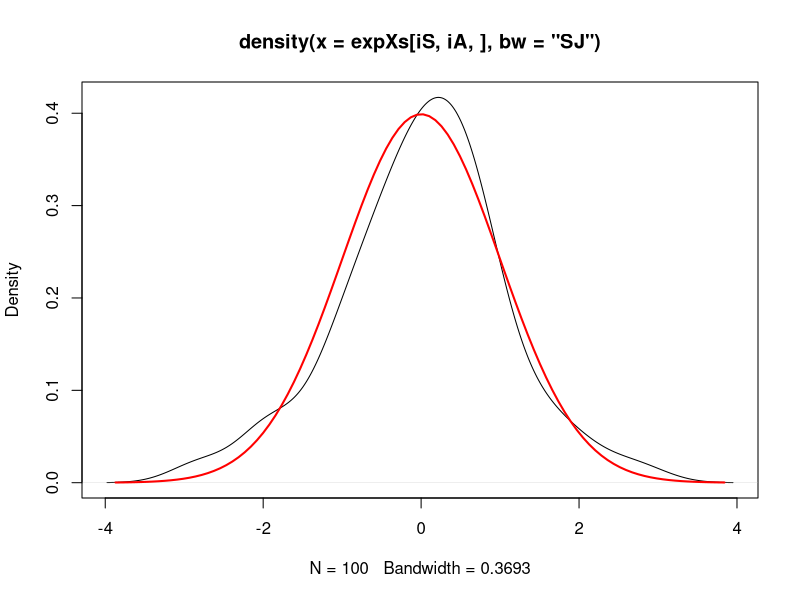
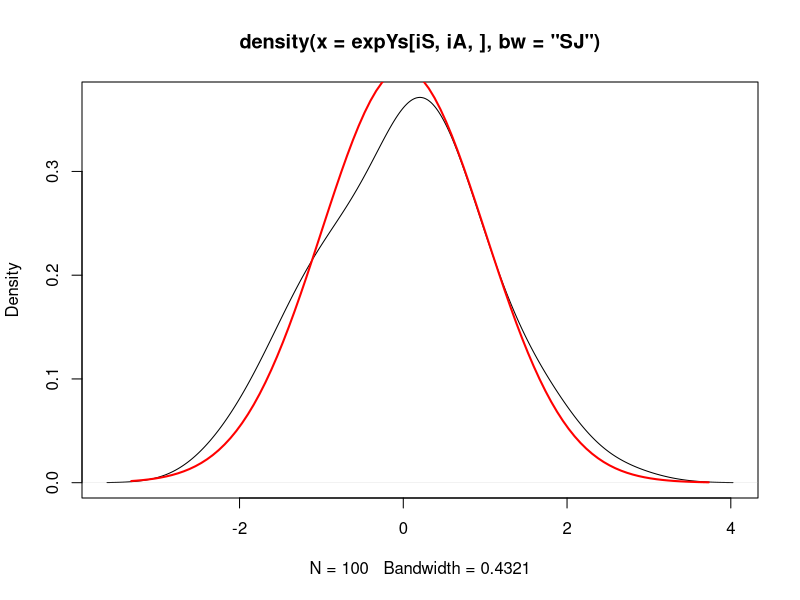
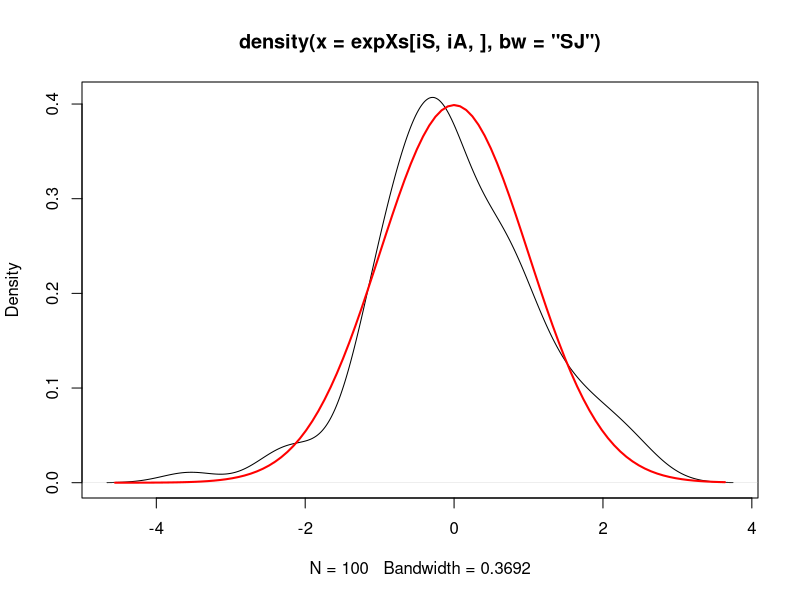
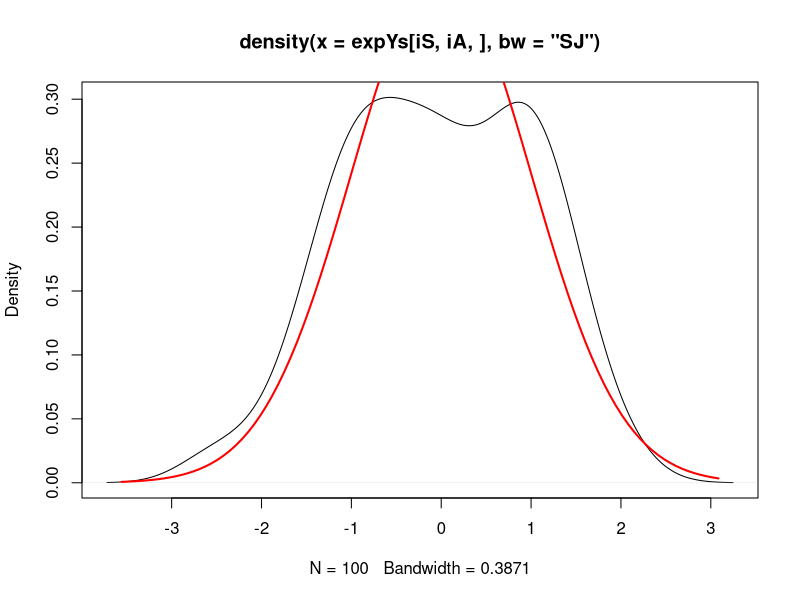
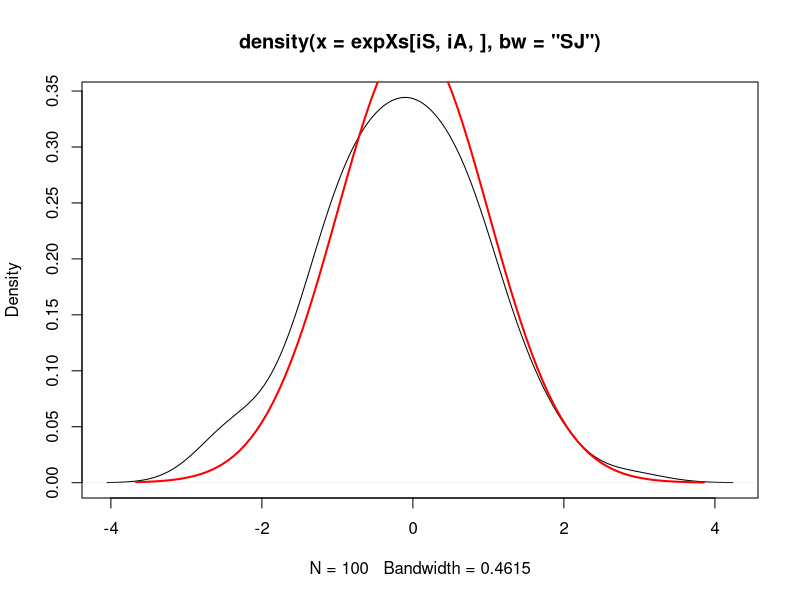
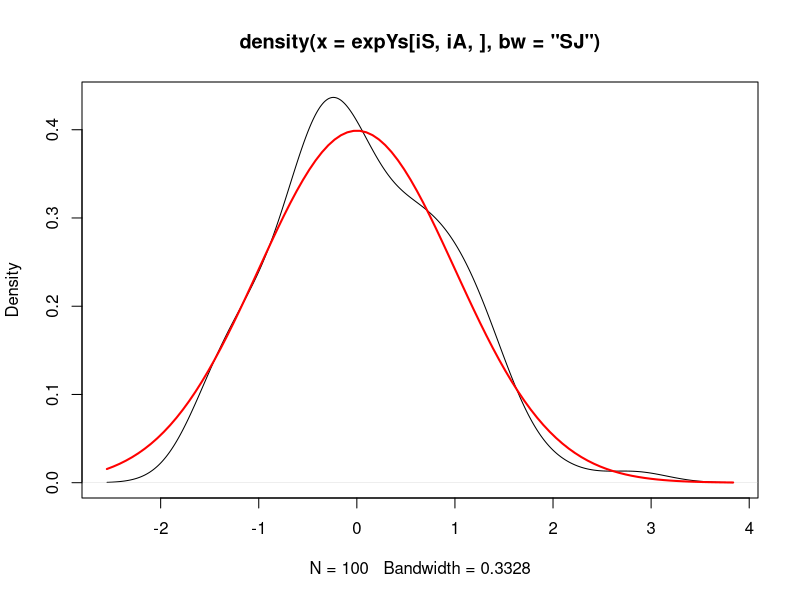
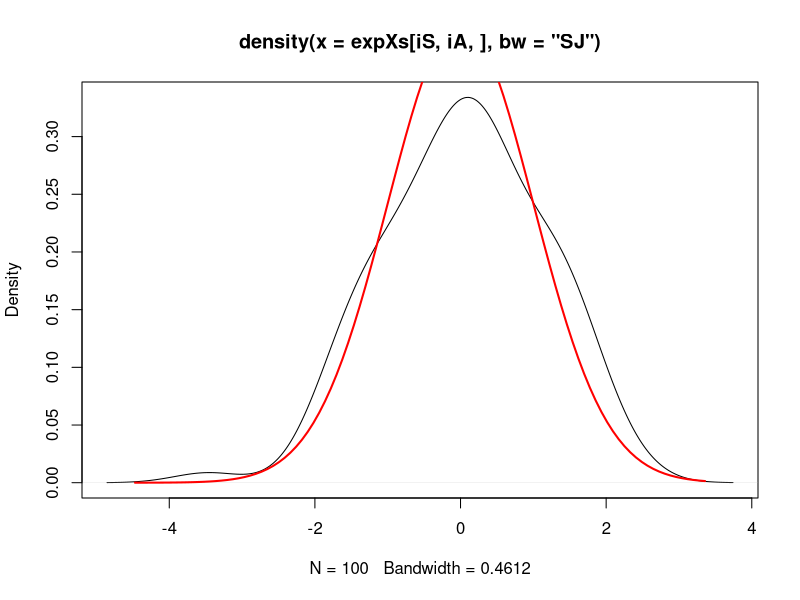
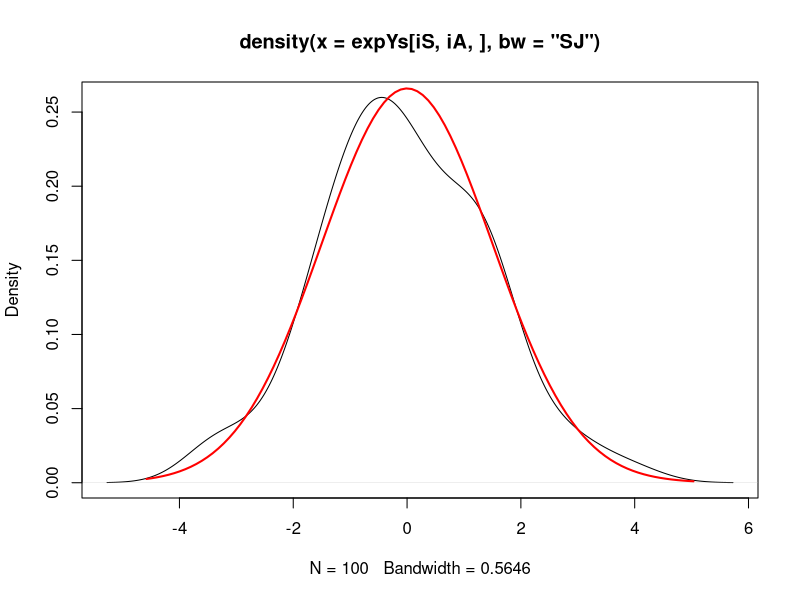

Here is the R script that generated these plots, in order:
# Here we study the convergence of the Zig-Zag algorithm for N((0,0), (1, a, a, s^2))

# The values of s to consider
Ss <- c(1, 1.5)

# The values of a to consider
As <- c(0, 0.25, 0.5)

# The number of experiments for each s and a
N <- 100

# Finctions f to use to evaluate convergence
Fs <- c(
  function (x, y) { abs(x); },
  function (x, y) { x^2; },
  function (x, y) { 1 / sqrt(abs(x)); },
  function (x, y) { abs(y); },
  function (x, y) { y^2; },
  function (x, y) { 1 / sqrt(abs(y)); },
  function (x, y) { abs(x * y); }
)

# Explicit integrals of these functions
# We will need int [t from 0 to tau] f(x0 + theta_x t, y0 + theta_y t) dt
# When f depends on, say, x only, this becomes
#              int [t from 0 to tau] f(x0 + theta t) dt =
#              int [x from x0 to x1] f(x) / theta dx =
#              theta * (F(x1) - F(x0)),
# where F(x) = int f(x) dx
IFs <- c(
  function (x0, y0, x1, y1, theta_x, theta_y, tau) { theta_x * (x1 * abs(x1) - x0 * abs(x0)) / 2; },
  function (x0, y0, x1, y1, theta_x, theta_y, tau) { theta_x * (x1^3 - x0^3) / 3; },
  function (x0, y0, x1, y1, theta_x, theta_y, tau) { theta_x * (sign(x1) * sqrt(abs(x1)) - sign(x0) * sqrt(abs(x0))) * 2; },
  function (x0, y0, x1, y1, theta_x, theta_y, tau) { theta_y * (y1 * abs(y1) - y0 * abs(y0)) / 2; },
  function (x0, y0, x1, y1, theta_x, theta_y, tau) { theta_y * (y1^3 - y0^3) / 3; },
  function (x0, y0, x1, y1, theta_x, theta_y, tau) { theta_y * (sign(y1) * sqrt(abs(y1)) - sign(y0) * sqrt(abs(y0))) * 2; },
  function (x0, y0, x1, y1, theta_x, theta_y, tau) {
    boundaries <- sort(c(-x0 / theta_x, -y0 / theta_y))
    boundaries <- boundaries[which(boundaries > 0 & boundaries < tau)]
    boundaries <- c(0, boundaries, tau)
    i <- 1
    t0 <- 0
    if (x0 == 0 || y0 == 0) {
      s <- sign((x0 + theta_x * boundaries[2]) * (y0 + theta_y * boundaries[2]))
    }
    else {
      s <- sign(x0 * y0)
    }
    integral <- 0
    while (i < length(boundaries)) {
      t1 <- boundaries[i + 1]
      integral <- integral + s * (x0 * y0 * (t1 - t0) + (theta_x * y0 + theta_y * x0) * (t1^2 - t0^2) / 2 + theta_x * theta_y * (t1^3 - t0^3) / 3)
      s <- -s
      t0 <- t1
      i <- i + 1
    }
    integral
  }
)

# pi(f)
PIFs <- c(
  function (s, a) { sqrt(2 / pi); },
  function (s, a) { 1; },
  function (s, a) { 1.720079974649039070752407248933115962110249350333550144551; },
  function (s, a) { sqrt(2 / pi) * s; },
  function (s, a) { s^2; },
  function (s, a) { 1.720079974649039070752407248933115962110249350333550144551 / sqrt(s); },
  function (s, a) { 2 * s / pi * (a * asin(a) + sqrt(1 - a^2)); }
)

# Epsilon
E <- 0.05

# Statistics we gather
# - one sample for each s and a
expXs <- array(dim = c(length(Ss), length(As), N))
expYs <- array(dim = c(length(Ss), length(As), N))
# - the resulting times
expTs <- array(dim = c(length(Ss), length(As), N))
# - the resulting numbers of switching points
expSPNs <- array(dim = c(length(Ss), length(As), N))

proc_time <- proc.time()

# Loop S
iS <- 1
while (iS <= length(Ss)) {

# Loop A
iA <- 1
while (iA <= length(As)) {

  # the current s and a, and the target values of integrals
  s <- Ss[iS]
  a <- As[iA]
  pifs <- c(length(Fs))
  i <- 1
  while (i <= length(Fs)) { pifs[i] <- PIFs[[i]](s, a); i <- i + 1; }

  # initialize arrays to store experiment values for s and a there
  Xs <- rep(0, 4 * N)
  Ys <- rep(0, 4 * N)
  Ts <- rep(0, 4 * N)

  # Loop N
  iN <- 1
  while (iN <= N) {
    
    # Variables
    iSP <- 1 # the index of the next switching point
    theta_x <- 1 # the current theta_x
    theta_y <- 1 # the current theta_y
    x <- 0 # the current x
    y <- 0 # the current y
    t <- 0 # the current t
    is <- rep(0, length(Fs)) # the current values of integrals for each f

    # Constants
    ca <- a / s
    cb <- 1 / s^2
    cc <- 1 / (1 - a^2)
    
    # Loop Zig-Zag
    runZZ <- TRUE
    while (runZZ || (iN == 1 && iSP <= 4 * N)) {

      # calculate the new values of x and y
      p_x <- cc * theta_x * (x - ca * y)
      p_y <- cc * theta_y * (cb * y - ca * x)
      q_x <- cc * (1 - ca * theta_x * theta_y)
      q_y <- cc * (cb - ca * theta_x * theta_y)
      tau_x <- -1
      if (q_x > 0) {
        tau_x <- max(0, -p_x / q_x)
        p_x <- max(0, p_x)
        tau_x <- tau_x + (sqrt(p_x^2 - 2 * q_x * log(runif(1))) - p_x) / q_x
      }
      else if (q_x < 0) {
        if (p_x > 0) {
          u <- runif(1)
          if (u >= exp(p_x^2 / q_x / 2)) {
            tau_x <- p_x^2 - 2 * q_x * log(u)
          }
        }
      }
      else {
        if (p_x > 0) {
          tau_x <- -log(runif(1)) / p_x
        }
      }
      tau_y <- -1
      if (q_y > 0) {
        tau_y <- max(0, -p_y / q_y)
        p_y <- max(0, p_y)
        tau_y <- tau_y + (sqrt(p_y^2 - 2 * q_y * log(runif(1))) - p_y) / q_y
      }
      else if (q_y < 0) {
        if (p_y > 0) {
          u <- runif(1)
          if (u >= exp(p_y^2 / q_y / 2)) {
            tau_y <- p_y^2 - 2 * q_y * log(u)
          }
        }
      }
      else {
        if (p_y > 0) {
          tau_y <- -log(runif(1)) / p_y
        }
      }
      if (tau_x < 0) {
        tau <- tau_y
      }
      else if (tau_y < 0) {
        tau <- tau_x
      }
      else {
        tau <- min(tau_x, tau_y)
      }
      x1 <- x + theta_x * tau
      y1 <- y + theta_y * tau

      # update the integrals
      i <- 1
      while (i <= length(Fs)) {
        is[i] <- is[i] + IFs[[i]](x, y, x1, y1, theta_x, theta_y, tau)
        i <- i + 1
      }
      
      # update t, x and y
      t <- t + tau
      x <- x1
      y <- y1
      
      # if iN = 1 we collect the actual process
      if (iN == 1 && iSP <= 4 * N) {
        Xs[iSP] <- x
        Ys[iSP] <- y
        Ts[iSP] <- t
      }
      
      # if the maximum measure is small enough we stop
      if (runZZ && max(abs(is / t / pifs - 1)) < E) {
        expTs[iS, iA, iN] <- t
        expSPNs[iS, iA, iN] <- iSP
        runZZ <- FALSE
      }
      
      # The end of loop Zig-Zag
      iSP <- iSP + 1
      if (tau == tau_x) { theta_x <- -theta_x; }
      else { theta_y <- -theta_y; }
    }
    
    # The end of loop N
    iN <- iN + 1
  }
  
  # Obtain a sample from the process stored in one experiment
  tj_1 <- 0
  xj_1 <- 0
  yj_1 <- 0
  j <- 1
  n <- length(Ts)
  i <- 1
  while (i <= N) {
    t <- i / (N + 1) * Ts[n]
    while (t > Ts[j]) { tj_1 <- Ts[j]; xj_1 <- Xs[j]; yj_1 <- Ys[j]; j <- j + 1; }
    expXs[iS, iA, i] <- (Xs[j] * (t - tj_1) + xj_1 * (Ts[j] - t)) / (Ts[j] - tj_1)
    expYs[iS, iA, i] <- (Ys[j] * (t - tj_1) + yj_1 * (Ts[j] - t)) / (Ts[j] - tj_1)
    i <- i + 1
  }
  
  # The end of loop A
  iA <- iA + 1
}

  # The end of loop S
  iS <- iS + 1
}

# Results

# Checking the distributions of x and y for each s and a by plotting graphs, and their correlations by calculating them
expXYs <- matrix(nrow = length(Ss), ncol = length(As))
iS <- 1
while (iS <= length(Ss)) {
iA <- 1
while (iA <= length(As)) {
  plot(density(expXs[iS, iA, ], bw = "SJ"))
  normalxs <- seq(min(expXs[iS, iA, ]) - 1, max(expXs[iS, iA, ]) + 1, length = 100)
  normalys <- exp(-1 / 2 * normalxs^2) / sqrt(2 * pi)
  lines(normalxs, normalys, col = "red", lwd = 2)
  plot(density(expYs[iS, iA, ], bw = "SJ"))
  normalxs <- seq(min(expYs[iS, iA, ]) - 1, max(expYs[iS, iA, ]) + 1, length = 100)
  normalys <- exp(-1 / 2 / Ss[iS]^2 * normalxs^2) / sqrt(2 * pi) / Ss[iS]
  lines(normalxs, normalys, col = "red", lwd = 2)
  expXYs[iS, iA] <- cor(expXs[iS, iA, ], expYs[iS, iA, ])
  iA <- iA + 1
}
iS <- iS + 1
}

proc_time <- proc.time() - proc_time

# Means and standard deviations of the numbers of SPs and times
expESPNs <- matrix(nrow = length(Ss), ncol = length(As), dimnames = list(rep(0, length(Ss)), rep(0, length(As))))
iS <- 1
while (iS <= length(Ss)) {
  rownames(expESPNs)[iS] <- paste("s = ", Ss[iS], ":", sep = "")
  iA <- 1
  while (iA <= length(As)) {
    if (iS == 1) { colnames(expESPNs)[iA] <- paste("a = ", As[iA], sep = ""); }
    expESPNs[iS, iA] <- paste(mean(expSPNs[iS, iA, ]), "(", sd(expSPNs[iS, iA, ]), ")")
    iA <- iA + 1
  }
  iS <- iS + 1
}

expETs <- matrix(nrow = length(Ss), ncol = length(As), dimnames = list(rep(0, length(Ss)), rep(0, length(As))))
iS <- 1
while (iS <= length(Ss)) {
  rownames(expETs)[iS] <- paste("s = ", Ss[iS], ":", sep = "")
  iA <- 1
  while (iA <= length(As)) {
    if (iS == 1) { colnames(expETs)[iA] <- paste("a = ", As[iA], sep = ""); }
    expETs[iS, iA] <- paste(mean(expTs[iS, iA, ]), "(", sd(expTs[iS, iA, ]), ")")
    iA <- iA + 1
  }
  iS <- iS + 1
}

paste("Time :", proc_time[3], "seconds")
expXYs
expESPNs
expETs
